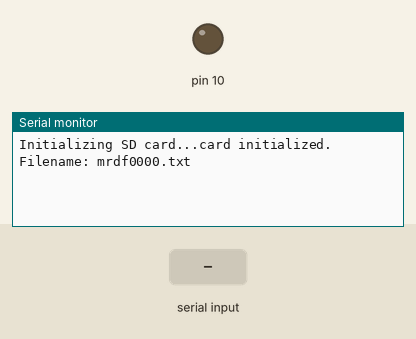
This sketch was run on a simulated Arduino Mega 2560, built with avr-gcc and run on an emulated ATmega2560. Shown: output pins drawn as LEDs (lit = HIGH), the last lines printed to the serial monitor. Inputs (shaded band) come from the test bench. Storage starts empty.

Above: at 1.2 s.
1.3 s: "1" received over Serial
At 2.5 s:
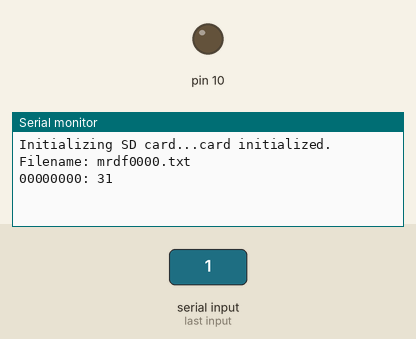
2.8 s: "0" received over Serial
At 3.9 s:
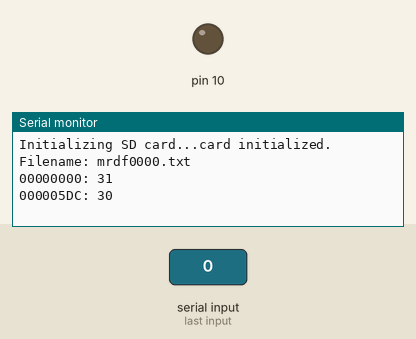
4.3 s: "2" received over Serial
At 5.1 s:
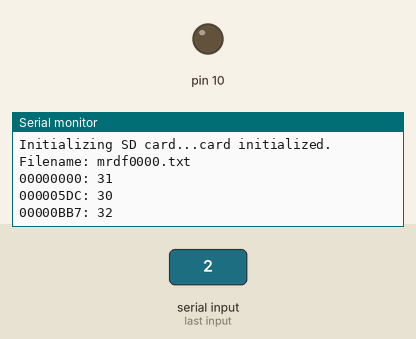

Measured:
- after the input at 1.3 s, the serial monitor: prints a new line at once (image 1)
- after the input at 2.8 s, the serial monitor: prints a new line at once (image 2)
- after the input at 4.3 s, the serial monitor: prints a new line at once (image 3)

The sketch:

MouseEarRecorder.ino
```cpp
// (licence header left out)
// An arbitrary number to ensure the
#define NO_STAMP 3103730031

#include <SD.h>
#include <stdio.h>

// On the Ethernet Shield, CS is pin 4. Note that even if it's not
// used as the CS pin, the hardware CS pin (10 on most Arduino boards,
// 53 on the Mega) must be left as an output or the SD library
// functions will not work.
const int chipSelect = 4;

// Data buffer
byte data[256];
// Current byte index in buffer
int currentbyte = 0;
// Timeout before a line is written.
int timeout=30;
unsigned long lastime;
// Variables to compare millis() values against the top of the file.
unsigned long timestamp = NO_STAMP, basestamp=NO_STAMP;
File datafile;

void setup() {
    // initialize serial:
    Serial.begin(2400);
    Serial.print("Initializing SD card...");
    // make sure that the default chip select pin is set to
    // output, even if you don't use it:
    pinMode(10, OUTPUT);

    // see if the card is present and can be initialized:
    if (!SD.begin(chipSelect)) {
        Serial.println("Card failed, or not present");
        // Cannot continue.
        return;
    }
    Serial.println("card initialized.");
    char filename[15];
    unsigned int filenumber=0;
    boolean s=true;
    while(s)
    {
        sprintf(filename, "mrdf%04X.txt", filenumber++);  // The four letters may be configured as desired.
        s=SD.exists(filename);
    }
    Serial.print("Filename: ");
    Serial.println(filename);

    datafile=SD.open(filename, FILE_WRITE);

    // You may place an optional header here, but you will have to skip it when reading the file back.
    // datafile.println("// Mouse Ear Recorder Text Data File");
    lastime=millis();
}

void loop() {
    if(((millis()-lastime)>timeout)&&(currentbyte>0)) // Run only if data is in buffer and timeout (300) is reached
    {
        printbuf();  // Dump the data buffer after a timeout
    }
}

void printbuf()
{
    // Output string buffer
    char outprint[10];

    // This is a noise reduction routine. If only 0xf0 is received it's probably single bit noise.
    if(currentbyte<3)
    {
        boolean abort=true;
        for(int i=0; i<currentbyte; i++) if(data[i]<0xf0) abort=false;
        if(abort)
        {
            currentbyte=0;
            lastime=millis();    // Reset last time
            timestamp=NO_STAMP;  // Reset timestamp
            return;
        }
    }

    // Format the timestamp
    sprintf(outprint, "%08lX: ", timestamp);
    timestamp=NO_STAMP; // Reset timestamp
    Serial.print(outprint); // Send to serial port
    datafile.print(outprint); // Store to file

    // Format the received data
    for(int i=0; i<currentbyte; i++) {
        sprintf(outprint, "%02X ", data[i]);
        Serial.print(outprint);
        datafile.print(outprint);
    }
    Serial.println();   // Send to serial port
    datafile.println(); // Store to file
    lastime=millis();   // Reset lastime
    datafile.flush();   // Flush the file to card, in case of power loss
    currentbyte = 0;    // Reset the buffer index
}

/*
 SerialEvent occurs whenever a new data comes in the
 hardware serial RX.  This routine is run between each
 time loop() runs, so using delay inside loop can delay
 response.  Multiple bytes of data may be available.
 */

void serialEvent() {
    if(basestamp==NO_STAMP) basestamp=millis();    // The first transmission sets the base stamp so file begins with 0msec.
    if(timestamp==NO_STAMP) timestamp=millis()-basestamp;  // Set timestamp for this buffer
    while (Serial.available()) {
        // get the new byte:
        byte inChar = (byte)Serial.read();
        // add it to the inputString:
        data[currentbyte++] = inChar;
        lastime=millis(); // So we don't timeout
        if(currentbyte>250) printbuf(); // Extra overflow protection
    }
}
```
